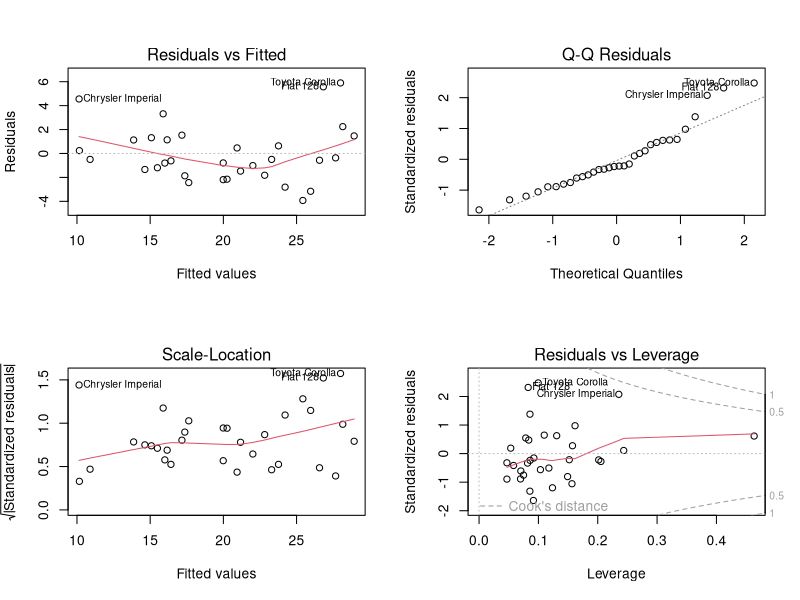
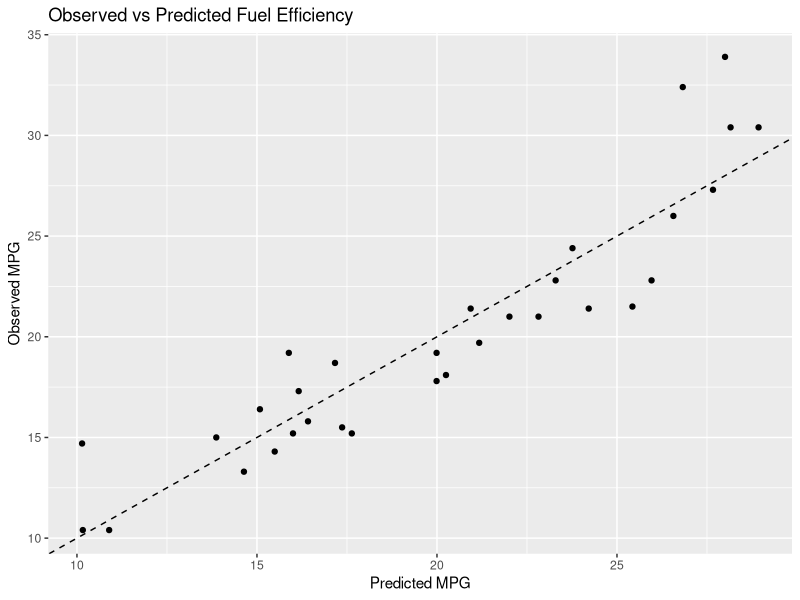

Write R code to recreate these figures, in order.
# Load data
data(mtcars)

# Fit the model
model <- lm(mpg ~ wt + hp + cyl, data = mtcars)

# Basic summary output
summary(model)

# Basic diagnostic plots (4-panel layout)
par(mfrow = c(2, 2))
plot(model)
par(mfrow = c(1, 1))

# install.packages("car")  # run once if not installed
library(car)

vif(model)

# Predictions for the observed data
mtcars$pred_mpg <- predict(model)

# Create a small new data set for scenario-based predictions
new_cars <- data.frame(
  wt  = c(2.5, 3.0, 3.5), 
  hp  = c(100, 150, 200),
  cyl = c(4, 6, 8)
)

predictions<- predict(model, newdata = new_cars)
predictions
cbind(new_cars, predictions)

# install.packages("ggplot2")  # run once
library(ggplot2)

ggplot(mtcars, aes(x = pred_mpg, y = mpg)) +
  geom_point() +
  geom_abline(intercept = 0, slope = 1, linetype = "dashed") +
  labs(
    x = "Predicted MPG",
    y = "Observed MPG",
    title = "Observed vs Predicted Fuel Efficiency"
  )





